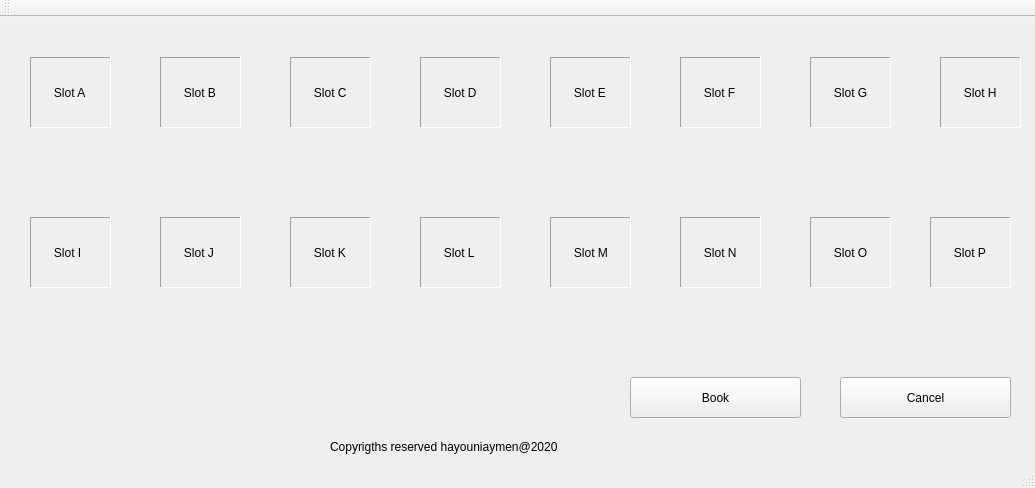
<?xml version="1.0" encoding="UTF-8"?>
<ui version="4.0">
 <class>MainWindow</class>
 <widget class="QMainWindow" name="MainWindow">
  <property name="geometry">
   <rect>
    <x>0</x>
    <y>0</y>
    <width>1035</width>
    <height>488</height>
   </rect>
  </property>
  <property name="windowTitle">
   <string>Bike Bookng v1.0.0 </string>
  </property>
  <widget class="QWidget" name="centralWidget">
   <widget class="QPushButton" name="btnBook">
    <property name="geometry">
     <rect>
      <x>630</x>
      <y>360</y>
      <width>171</width>
      <height>41</height>
     </rect>
    </property>
    <property name="text">
     <string>Book</string>
    </property>
   </widget>
   <widget class="QPushButton" name="btnCancel">
    <property name="geometry">
     <rect>
      <x>840</x>
      <y>360</y>
      <width>171</width>
      <height>41</height>
     </rect>
    </property>
    <property name="text">
     <string>Cancel</string>
    </property>
   </widget>
   <widget class="QLabel" name="label">
    <property name="geometry">
     <rect>
      <x>330</x>
      <y>420</y>
      <width>261</width>
      <height>20</height>
     </rect>
    </property>
    <property name="text">
     <string>Copyrigths reserved hayouniaymen@2020</string>
    </property>
   </widget>
   <widget class="QLabel" name="slotA">
    <property name="geometry">
     <rect>
      <x>30</x>
      <y>40</y>
      <width>81</width>
      <height>71</height>
     </rect>
    </property>
    <property name="frameShape">
     <enum>QFrame::Panel</enum>
    </property>
    <property name="frameShadow">
     <enum>QFrame::Sunken</enum>
    </property>
    <property name="text">
     <string>      Slot A</string>
    </property>
   </widget>
   <widget class="QLabel" name="slotB">
    <property name="geometry">
     <rect>
      <x>160</x>
      <y>40</y>
      <width>81</width>
      <height>71</height>
     </rect>
    </property>
    <property name="frameShape">
     <enum>QFrame::Panel</enum>
    </property>
    <property name="frameShadow">
     <enum>QFrame::Sunken</enum>
    </property>
    <property name="text">
     <string>      Slot B</string>
    </property>
   </widget>
   <widget class="QLabel" name="slotC">
    <property name="geometry">
     <rect>
      <x>290</x>
      <y>40</y>
      <width>81</width>
      <height>71</height>
     </rect>
    </property>
    <property name="frameShape">
     <enum>QFrame::Panel</enum>
    </property>
    <property name="frameShadow">
     <enum>QFrame::Sunken</enum>
    </property>
    <property name="text">
     <string>      Slot C</string>
    </property>
   </widget>
   <widget class="QLabel" name="slotD">
    <property name="geometry">
     <rect>
      <x>420</x>
      <y>40</y>
      <width>81</width>
      <height>71</height>
     </rect>
    </property>
    <property name="frameShape">
     <enum>QFrame::Panel</enum>
    </property>
    <property name="frameShadow">
     <enum>QFrame::Sunken</enum>
    </property>
    <property name="text">
     <string>      Slot D</string>
    </property>
   </widget>
   <widget class="QLabel" name="slotE">
    <property name="geometry">
     <rect>
      <x>550</x>
      <y>40</y>
      <width>81</width>
      <height>71</height>
     </rect>
    </property>
    <property name="frameShape">
     <enum>QFrame::Panel</enum>
    </property>
    <property name="frameShadow">
     <enum>QFrame::Sunken</enum>
    </property>
    <property name="text">
     <string>      Slot E</string>
    </property>
   </widget>
   <widget class="QLabel" name="slotI">
    <property name="geometry">
     <rect>
      <x>30</x>
      <y>200</y>
      <width>81</width>
      <height>71</height>
     </rect>
    </property>
    <property name="frameShape">
     <enum>QFrame::Panel</enum>
    </property>
    <property name="frameShadow">
     <enum>QFrame::Sunken</enum>
    </property>
    <property name="text">
     <string>      Slot I</string>
    </property>
   </widget>
   <widget class="QLabel" name="slotJ">
    <property name="geometry">
     <rect>
      <x>160</x>
      <y>200</y>
      <width>81</width>
      <height>71</height>
     </rect>
    </property>
    <property name="frameShape">
     <enum>QFrame::Panel</enum>
    </property>
    <property name="frameShadow">
     <enum>QFrame::Sunken</enum>
    </property>
    <property name="text">
     <string>      Slot J</string>
    </property>
   </widget>
   <widget class="QLabel" name="slotK">
    <property name="geometry">
     <rect>
      <x>290</x>
      <y>200</y>
      <width>81</width>
      <height>71</height>
     </rect>
    </property>
    <property name="frameShape">
     <enum>QFrame::Panel</enum>
    </property>
    <property name="frameShadow">
     <enum>QFrame::Sunken</enum>
    </property>
    <property name="text">
     <string>      Slot K</string>
    </property>
   </widget>
   <widget class="QLabel" name="slotL">
    <property name="geometry">
     <rect>
      <x>420</x>
      <y>200</y>
      <width>81</width>
      <height>71</height>
     </rect>
    </property>
    <property name="frameShape">
     <enum>QFrame::Panel</enum>
    </property>
    <property name="frameShadow">
     <enum>QFrame::Sunken</enum>
    </property>
    <property name="text">
     <string>      Slot L</string>
    </property>
   </widget>
   <widget class="QLabel" name="slotF">
    <property name="geometry">
     <rect>
      <x>680</x>
      <y>40</y>
      <width>81</width>
      <height>71</height>
     </rect>
    </property>
    <property name="frameShape">
     <enum>QFrame::Panel</enum>
    </property>
    <property name="frameShadow">
     <enum>QFrame::Sunken</enum>
    </property>
    <property name="text">
     <string>      Slot F</string>
    </property>
   </widget>
   <widget class="QLabel" name="slotM">
    <property name="geometry">
     <rect>
      <x>550</x>
      <y>200</y>
      <width>81</width>
      <height>71</height>
     </rect>
    </property>
    <property name="frameShape">
     <enum>QFrame::Panel</enum>
    </property>
    <property name="frameShadow">
     <enum>QFrame::Sunken</enum>
    </property>
    <property name="text">
     <string>      Slot M</string>
    </property>
   </widget>
   <widget class="QLabel" name="slotG">
    <property name="geometry">
     <rect>
      <x>810</x>
      <y>40</y>
      <width>81</width>
      <height>71</height>
     </rect>
    </property>
    <property name="frameShape">
     <enum>QFrame::Panel</enum>
    </property>
    <property name="frameShadow">
     <enum>QFrame::Sunken</enum>
    </property>
    <property name="text">
     <string>      Slot G</string>
    </property>
   </widget>
   <widget class="QLabel" name="slotN">
    <property name="geometry">
     <rect>
      <x>680</x>
      <y>200</y>
      <width>81</width>
      <height>71</height>
     </rect>
    </property>
    <property name="frameShape">
     <enum>QFrame::Panel</enum>
    </property>
    <property name="frameShadow">
     <enum>QFrame::Sunken</enum>
    </property>
    <property name="text">
     <string>      Slot N</string>
    </property>
   </widget>
   <widget class="QLabel" name="labelinfo">
    <property name="geometry">
     <rect>
      <x>180</x>
      <y>319</y>
      <width>541</width>
      <height>31</height>
     </rect>
    </property>
    <property name="text">
     <string/>
    </property>
   </widget>
   <widget class="QLabel" name="slotH">
    <property name="geometry">
     <rect>
      <x>940</x>
      <y>40</y>
      <width>81</width>
      <height>71</height>
     </rect>
    </property>
    <property name="frameShape">
     <enum>QFrame::Panel</enum>
    </property>
    <property name="frameShadow">
     <enum>QFrame::Sunken</enum>
    </property>
    <property name="text">
     <string>      Slot H</string>
    </property>
   </widget>
   <widget class="QLabel" name="slotO">
    <property name="geometry">
     <rect>
      <x>810</x>
      <y>200</y>
      <width>81</width>
      <height>71</height>
     </rect>
    </property>
    <property name="frameShape">
     <enum>QFrame::Panel</enum>
    </property>
    <property name="frameShadow">
     <enum>QFrame::Sunken</enum>
    </property>
    <property name="text">
     <string>      Slot O</string>
    </property>
   </widget>
   <widget class="QLabel" name="slotP">
    <property name="geometry">
     <rect>
      <x>930</x>
      <y>200</y>
      <width>81</width>
      <height>71</height>
     </rect>
    </property>
    <property name="frameShape">
     <enum>QFrame::Panel</enum>
    </property>
    <property name="frameShadow">
     <enum>QFrame::Sunken</enum>
    </property>
    <property name="text">
     <string>      Slot P</string>
    </property>
   </widget>
  </widget>
  <widget class="QToolBar" name="mainToolBar">
   <attribute name="toolBarArea">
    <enum>TopToolBarArea</enum>
   </attribute>
   <attribute name="toolBarBreak">
    <bool>false</bool>
   </attribute>
  </widget>
  <widget class="QStatusBar" name="statusBar"/>
 </widget>
 <layoutdefault spacing="6" margin="11"/>
 <resources/>
 <connections/>
</ui>
